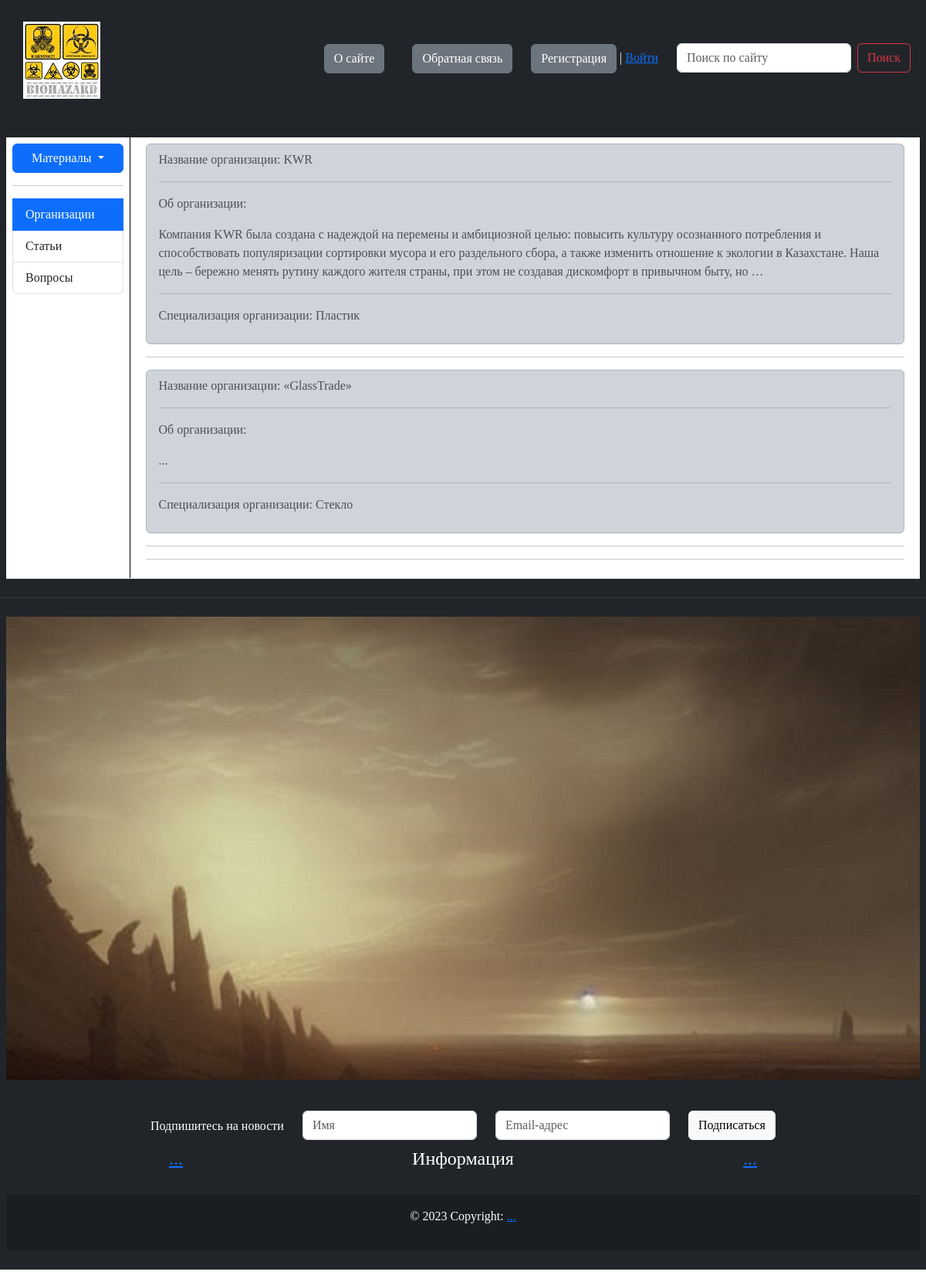
/show_organizations/, run on the app's committed database.
### trash_app/models.py (models this page shows, shortened)
class Organizations(models.Model):
    material = models.ManyToManyField(
        TrashMaterial,
        related_name="material_in_organization",
        verbose_name="Материалы",
    )
    organization_name = models.CharField(
        max_length=100, verbose_name="Название организации"
    )
    organization_description = HTMLField()
    slug = models.SlugField(
        max_length=100, unique=True, db_index=True, verbose_name="URL"
    )
    address = models.CharField(max_length=150, verbose_name="Адрес организации")
    telephone_number_validator = RegexValidator(
        regex=r"^\+?1?\d{9,15}$",
        message="Телефонный номер должен быть введён в формате: '+999999999'. Допускается до 15 цифр.",
    )
    telephone_number = models.CharField(
        validators=[telephone_number_validator],
        max_length=16,
        unique=True,
        verbose_name="Телефонный номер",
    )
    web_address = models.URLField("Адрес сайта", blank=True)
    views = models.ManyToManyField(
        "map_app.ClientsIpAddresses",
        related_name="question_views",
        blank=True,
        verbose_name="Ip-адреса просмотревших",
    )
    active = models.BooleanField(
        default=False, verbose_name="Статус организации (активна или нет)"
    )
    class Meta:
        verbose_name = "Организация"
        verbose_name_plural = "Организации"
        ordering = ["id"]

class TrashMaterial(models.Model):
    name = models.CharField(max_length=100, verbose_name="Название материала")
    image_of_material = models.ImageField(
        upload_to="images/%Y/%m/%d/", verbose_name="Изображения материала"
    )
    def __str__(self) -> str:
        return self.name
    class Meta:
        verbose_name = "Материал"
        verbose_name_plural = "Материалы"
        ordering = ["name"]

### trash_app/views.py (the view)
# urls.py: path("show_organizations/", organizations_showing, name="show_organizations"),
def organizations_showing(request):
    template = "trash_app/show_organizations.html"
    context = {
        "menu": ContextDataMenu,
        "title": "Организации",
    }
    organizations = Organizations.objects.filter(active=True).prefetch_related(
        "material"
    )
    paginator = Paginator(organizations, 2)
    page_number = request.GET.get("page", 1)
    page = paginator.get_page(page_number)
    context["pages"] = page
    context["organizations"] = organizations
    context["is_paginated"] = page.has_other_pages()
    if page.has_previous():
        context["previous_url"] = f"?page={page.previous_page_number()}"
    else:
        context["previous_url"] = ""
    if page.has_next():
        context["next_url"] = f"?page={page.next_page_number()}"
    else:
        context["next_url"] = ""
    return render(request, template, context=context)

### trash_app/templates/trash_app/show_organizations.html (shortened to what this page needs)
{% extends 'trash_app/base.html' %}
{% block content %}
{% for organization in pages %}
<div class="list-group">
    <a href="{% url 'show_organization' organization.slug %}"
        class="list-group-item list-group-item-action list-group-item-dark">
        <p>Название организации: {{organization.organization_name}}</p>
        <hr>
        {% autoescape off %}
        <p>Об организации: {{organization.organization_description|linebreaks|truncatewords:50}}</p>
        {% endautoescape %}
        <hr>
        <p>Специализация организации:
            {% for material in organization.material.all %}
            {{material}}
            {% endfor %}
        </p>
    </a>
</div>
<hr>
{% endfor %}
<hr>
{% endblock %}

### trash_app/templates/trash_app/base.html (shortened to what this page needs)
{% load static %}
{% load trash_app_tags %}
<!DOCTYPE html>
<html>
<head>
    <link href="{% static 'trash_app/css/bootstrap.css' %}" rel="stylesheet" />
    <link rel="stylesheet" href="https://unpkg.com/leaflet@1.9.4/dist/leaflet.css"
 />
</head>
<body>
    <table class="table table-dark" border=0 cellpadding="0" cellspacing="0">
        <tr>
            <td valign=top>
                <div class="container-header-menu-1">
                    <ul class="list-inline">
                        <li class="list-inline-item-logo">
                            <a href="{% url 'from_start' %}">
                                <div class="logo"></div>
                            </a>
                        </li>
                        <div class="container-header-menu-2">
                            {% for element in menu.header_menu %}
                            <li class="list-inline-item">
                                <div class="container-fluid">
                                    <a class="btn btn-secondary" href="{% url element.url_name %}">{{ element.title }}</a>
                                </div>
                            </li>
                            {% endfor %}
                            {% if request.user.is_authenticated %}
                            <li class="list-inline-item">
                                {{ user.username }} | <a class="btn btn-secondary"
                                    href="{% url 'profile' user.username %}">Редактировать</a> | <a
                                    href="{% url 'logout' %}">Выйти</a>
                            </li>
                            {% else %}
                            <li class="list-inline-item">
                                <a class="btn btn-secondary" href="{% url 'register' %}">Регистрация</a> | <a
                                    href="{% url 'login' %}?next={{ request.path }}">Войти</a>
                            </li>
                            {% endif %}
                            <li class="list-inline-item">
                                <nav class="navbar bg-body-dark">
                                    <div class="container-fluid">
                                        <form class="d-flex" role="search" method="post"
                                            action="{% url 'search_field_result' %}">
                                            <input class="form-control me-2" type="search" placeholder="Поиск по сайту"
                                                aria-label="Поиск" name="searching">
                                            <button class="btn btn-outline-danger" type="submit">Поиск</button>
                                        </form>
                                    </div>
                                </nav>
                            </li>
                        </div>
                    </ul>
                </div>
                <table class="table table-hover" border=0 cellpadding="0" cellspacing="0">
                    <tr>
                        <td valign="top" class="left-chapters">
                            <div class="list-group">
                                <div class="btn-group">
                                    <button type="button" class="btn btn-primary dropdown-toggle" data-bs-toggle="dropdown"
                                        aria-expanded="false">Материалы
                                    </button>
                                </div>
                                <hr>
                                {% for element in menu.sidebar_menu %}
                                {% url element.url_name as url %}
                                <a class="list-group-item list-group-item-action {% if url == request.path %} active {% endif %}"
                                    aria-current="true" href="{{ url }}">{{ element.title }}</a></li>
                                {% endfor %}
                            </div>
                        </td>
                        <td valign="top" class="content">
                            <div class="container-fluid">
                                {% block content %}
                                {% endblock %}
                            </div>
                        </td>
                    </tr>
                </table>
            </td>
        </tr>
        <tr>
            <td valign=top>
                <div id="footer">
                    <p>
                    <div class="background-image"></div>
                    </p>
                    <p>{% include 'includes/footer.html' %}</p>
                </div>
            </td>
        </tr>
    </table>
</body>
</html>

### trash_app/templates/includes/footer.html (shortened to what this page needs)
<footer class="footer-color text-center footer-text">
    <div class="container p-4">
        {% if not user.is_authenticated %}
        <section class="">
            <form action="{% url 'subscribe' %}" method="post">
                <div class="row d-flex justify-content-center">
                    <div class="col-auto">
                        <p class="pt-2">Подпишитесь на новости</p>
                    </div>
                    <div class="col-auto">
                        <input id="name" name="name" class="form-control" placeholder="Имя" />
                    </div>
                    <div class="col-auto">
                        <input id="email" name="email" type="email" class="form-control" placeholder="Email-адрес" />
                    </div>
                    <div class="col-auto">
                        <button type="submit" class="btn btn-light">Подписаться</button>
                    </div>
                </div>
            </form>
        </section>
        {% endif %}
        <div class="row mobiledevice">
            <div class="col-lg-4 col-md-4 col-sm-4 text-left">
                <a href="#">
                    <h4>...</h4>
                </a>
            </div>
            <div class="col-lg-4 col-md-4 col-sm-4 text-left">
                <h4>Информация</h4>
            </div>
            <div class="col-lg-4 col-md-4 col-sm-4 text-left">
                <a href="#">
                    <h4>...</h4>
                </a>
            </div>
        </div>
    </div>
    <div class="text-center p-3" style="background-color: rgba(0, 0, 0, 0.2);">
        <p>© {% now "Y" %} Copyright:
            <a href="#">...</a>
        </p>
    </div>
</footer>

### data on the page
Organizations: organization_name "KWR", organization_description "Компания KWR была создана с надеждой на перемены и амбициозной целью: повысить культуру осознанного потребления и способствовать популяризации сортировки мусора и его раздельного сбора, а также изменить отношение к экологии в Казахстане. Наша цель – бережно менять рутину каждого жителя страны, при этом не создавая дискомфорт в привычном быту, но …"
TrashMaterial: name "Пластик"
Organizations: organization_name "«GlassTrade»", organization_description "..."
TrashMaterial: name "Стекло"

### other printed values
{{ element.title }} "О сайте" "Обратная связь"
{{ element.title }} "Организации" "Статьи" "Вопросы"
